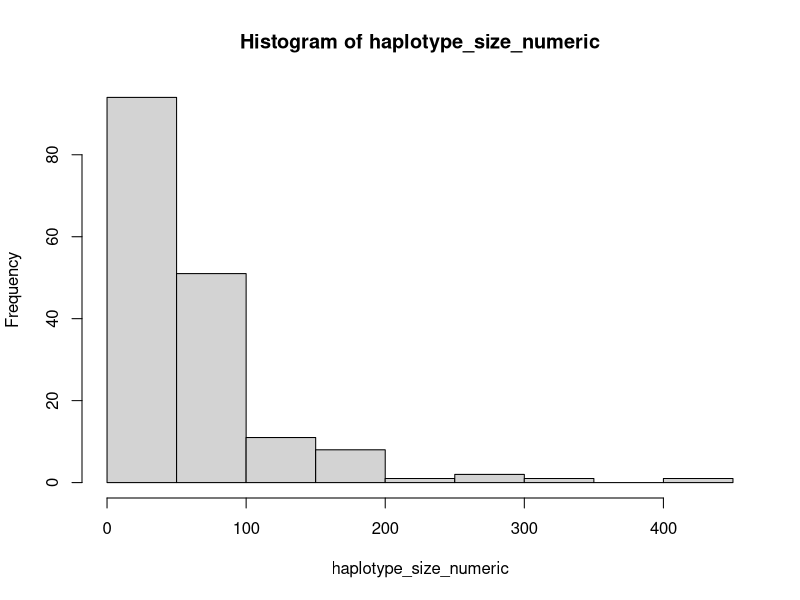
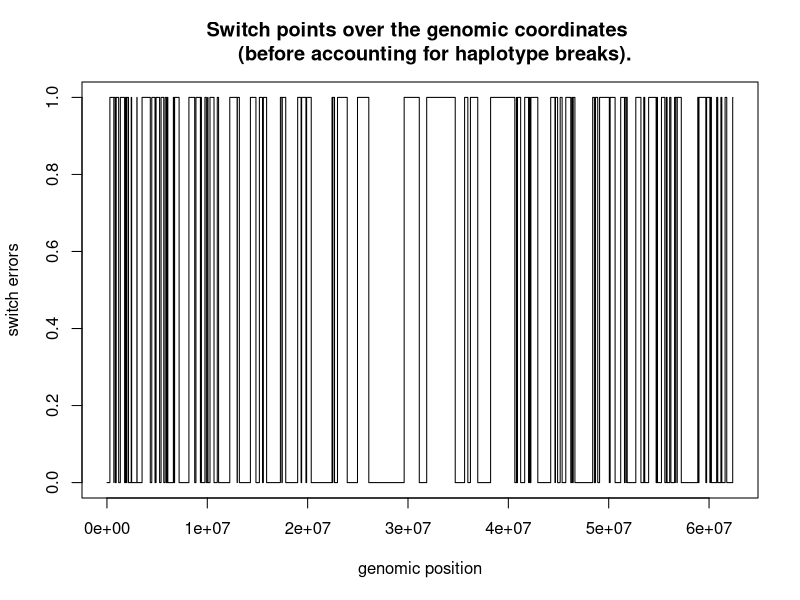
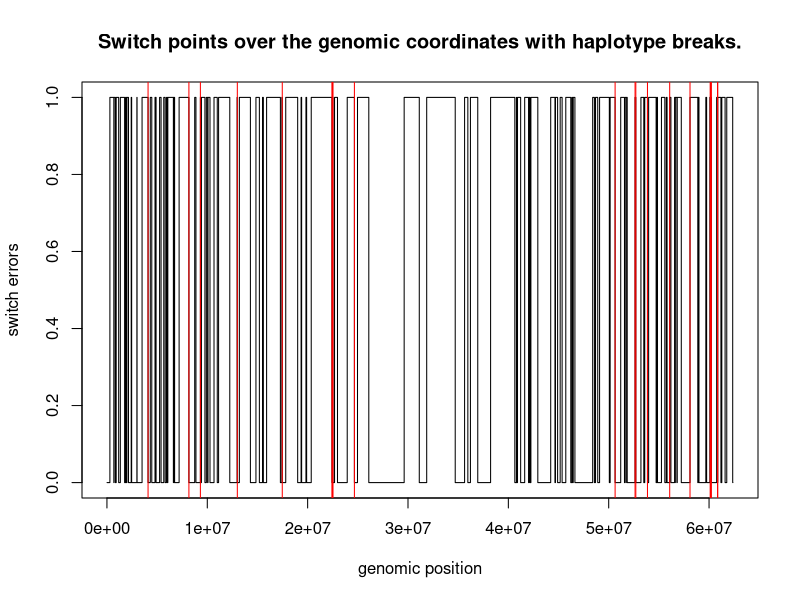
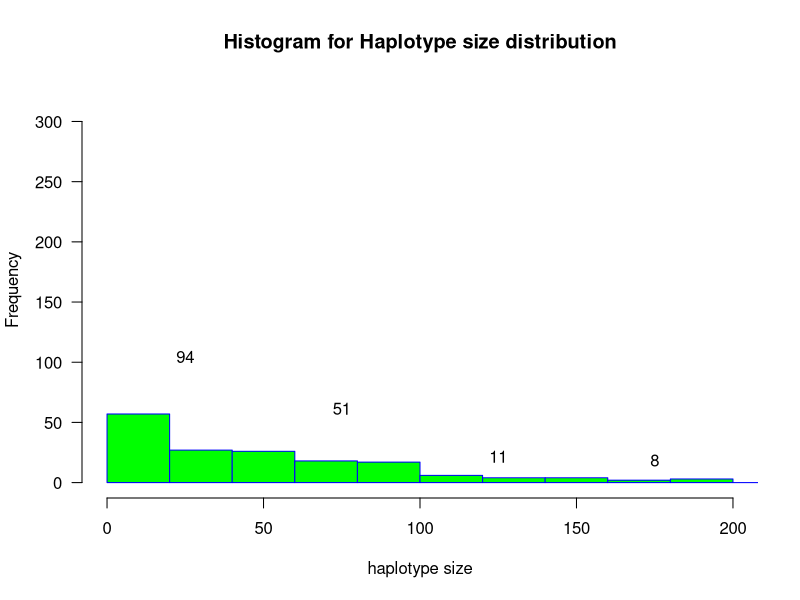
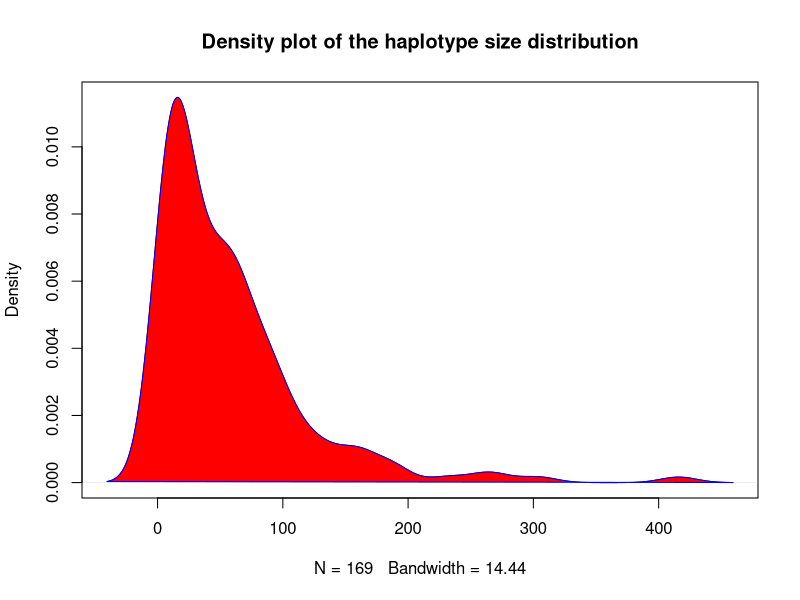

Here is the R script that generated these plots, in order:

## Purpose of the this script: 
  # Compute the switch points using the truth and second round of phased haplotype (SetA_02)

### Set the required path; 
## **update the path as need be with your directory 
getwd()
# setwd("/home/priyanka/Dropbox/SharedWithHarish/TestSwitchErrors/SwitchErrorTutorial")
getwd()
list.files()  # read available files and folders 


##########  Switch errors test - Set A_02 (second round of phaseExtension) ########## 
#####  Read the required data  ###### 

## Import "truth haplotype" for SetA 
# **Note: The truth set stays the same. 
truthHaplotype_NA12891 <- read.table('SetA/truth_Haplotype_NA12891.txt', header = TRUE)
head(truthHaplotype_NA12891)
  #**Note: R doesn't allow to use ":" in header name and it is automatically renamed to "."
  # you can see this in the output 

# change the name of the header
colnames(truthHaplotype_NA12891)[colnames(truthHaplotype_NA12891)=="NA12891.PI"] <- "true.NA12891.PI"
colnames(truthHaplotype_NA12891)[colnames(truthHaplotype_NA12891)=="NA12891.PG_al"] <- "true.NA12891.PG_al"


## Import "phased haplotype" for SetA
phased_SetA_NA12891 <- read.table('SetA_03/phased_Haplotype_NA12891.txt', header = TRUE)
# or, we can use the file "extended_haplotype_NA12891.txt" from the folder "/SetA_02/phased_NA12891_SetA_run02/"
head(phased_SetA_NA12891)

# change the name of the header
colnames(phased_SetA_NA12891)[colnames(phased_SetA_NA12891)=="NA12891.PI"] <- "phased.NA12891.PI"
colnames(phased_SetA_NA12891)[colnames(phased_SetA_NA12891)=="NA12891.PG_al"] <- "phased.NA12891.PG_al"


## Merge the truth and phased data set to identify switch errors
merged.data <- merge(truthHaplotype_NA12891, phased_SetA_NA12891,
                     by=c("CHROM", "POS"))
head(merged.data)

# set the data in order by "POS" - ** it's very important to do this **
merged.data <- merged.data[order(merged.data$POS),]

# after merging, the row-index becomes random; so let's put it in order
rownames(merged.data) <- NULL

# Now, compare the "truth haplotype" with "phased haplotype" and ...
# ... find the sites where haplotype phasing switched
merged.data$match <- ifelse((merged.data$true.NA12891.PG_al == merged.data$phased.NA12891.PG_al), 0, 1)
# **Note: the "match" column should have values "0's" and "1's". A continous "0" or "1" indicates 
# .. properly phased block. But, transition from 0 -> 1 or from 1 -> 0 suggests a "Switch Error" betweeen the blocks.

# Now, plot the "Switch Error" points as png
png("SwitchPoints_SetA02_withOutHaplotypeBreaks.png", width = 1600, height = 600)
plot(merged.data$POS, merged.data$match, main = "Switch points over the genomic coordinates 
     (before accounting for haplotype breaks).", type = "s", 
     xlab = "genomic position", ylab = "switch errors")
#title(main = "Switch points", xlab = 'genomic coordinates', ylab = 'switch points')
dev.off()


# Compute switch error rates 
number_of_hets <- length(merged.data$match)
num_of_switch <- 0
prev_match <- merged.data$match[1]
for (item in merged.data$match){
  curr_match = item
  if (curr_match != prev_match){
    num_of_switch = num_of_switch + 1
    
    # reset the "previous match" value
    prev_match = curr_match}}

switch_err_rate = num_of_switch/(number_of_hets)
switch_err_rate
# [1] 0.01665632


######## Fix the switch points by taking "haplotype breaks" into account. ##########
## The above switch point data (i.e "match") and the plot we obtained above doesn't account for break in haplotypes.
# Since our haplotype aren't completely merged genome/chromosome wide. The switch points needs to be defined per block. 

## So, now we compute switch point by including changes in "PI" values.
# Now, the "switch points" are addressed when :
  # we see 0 -> 1, or when 1 -> 0 in the "match" data
  # PI of the haplotype block changes
    # ** So, now we need to account for the match and also for change in haplotype block index.

# the length (number of rows) of the dataframe
seq_len <- length(merged.data$match)
seq_len

# set empty variables 
previous_match <- 0
hap_size <- 0
haplotype_sizes <- integer()  # to store the size of haplotype extended truly.
previous_pi <- 1 
haplotype_breaks <- integer()

# run a for loop to find switch points 
for (ith in c(1:seq_len)){
  current_match = merged.data$match[ith]
  current_pi = merged.data$phased.NA12891.PI[ith]
  if (previous_match == current_match & previous_pi == current_pi) {
    hap_size = hap_size + 1}
  else if (previous_match != current_match | previous_pi != current_pi) {
    # store the haplotype size of properly phased (extended) block
    haplotype_sizes <- c(haplotype_sizes, hap_size)
    hap_size <- 1}  # reset the haplotype size to 1
  
  # store the last haplotype size when the for loop reaches the end
  if (ith == seq_len){
    haplotype_sizes <- c(haplotype_sizes, hap_size)}
  
  # also find the genomic positions where haplotype breaks occur 
  if (previous_pi != current_pi){
    haplotype_breaks <- c(haplotype_breaks, merged.data$POS[ith])}
  
  # update the previous match and pi values for next for-loop 
  previous_match = current_match
  previous_pi = current_pi }


## Identify switch points and compute "switch error" rates. 
# the total number of haplotype blocks represent frequecy of switch points
freq_of_switch = length(haplotype_sizes)
total_possible_switch = sum(haplotype_sizes) # or number of hets site
haplotype_sizes

# calculate switch error rate
switch_error_rate = (freq_of_switch/total_possible_switch)
switch_error_rate
# [1] 0.01748396

## Now, add another column that represent the fully accounted haplotype switchpoints.
phase_state = 0
match_by_pi <- integer()
for (sizes in haplotype_sizes) {
  match_by_pi <- c(match_by_pi, rep(phase_state, sizes))
  
  # change the phase state for next loop
  if (phase_state == 0){
    phase_state = 1}
  else if (phase_state == 1){
    phase_state = 0} }

## add data "match02" to the dataframe
merged.data$match_by_pi <- match_by_pi

## Now, make switch points plot by accounting for the haplotype breaks. 
# for that we will create another column with updated matches between truth and phased haplotypes
png("SwitchPoints_SetA02_withHaplotypeBreaks.png", width = 1600, height = 600)
plot(merged.data$POS, merged.data$match_by_pi, main = "Switch points over the genomic coordinates with haplotype breaks.", type = "s", 
     xlab = "genomic position", ylab = "switch errors")

## We can now overlay the haplotype breaks position on the top of switch points plot
abline(v=haplotype_breaks, col='red')
dev.off()

# for convenience let's convert this haplotype size list into integer array
haplotype_size_numeric <- as.numeric(unlist(haplotype_sizes))
haplotype_size_numeric

## Let's plot a histogram of the haplotype size distribution 
hisHap <- hist(haplotype_size_numeric)  # general histogram metrics for the data 
png("Histogram_ofHaplotypeSizeDistribution_SetA02.png", width = 1600, height = 600)
hist(haplotype_size_numeric, 
     main="Histogram for Haplotype size distribution", 
     xlab="haplotype size", 
     border="blue", 
     col="green",
     xlim=c(0,200),
     ylim = c(0,320),
     las=1, 
     breaks=20)
# add the size of the frequency to the histogram plot 
text(hisHap$mids,hisHap$counts,labels=hisHap$counts, adj=c(0.5, -0.5))
dev.off()

## Density plot
densHap <- density(haplotype_size_numeric)
png("DensityPlot_ofHaplotypeSizeDistribution_SetA02.png", width = 1600, height = 600)
plot(densHap, main = "Density plot of the haplotype size distribution")
polygon(densHap, col = 'red', border = 'blue')
dev.off()

print("Completed the switch error analyses on first round of phaseExtension on Set-A02 data.")
#### Complete analyses on Set-A02  #######

